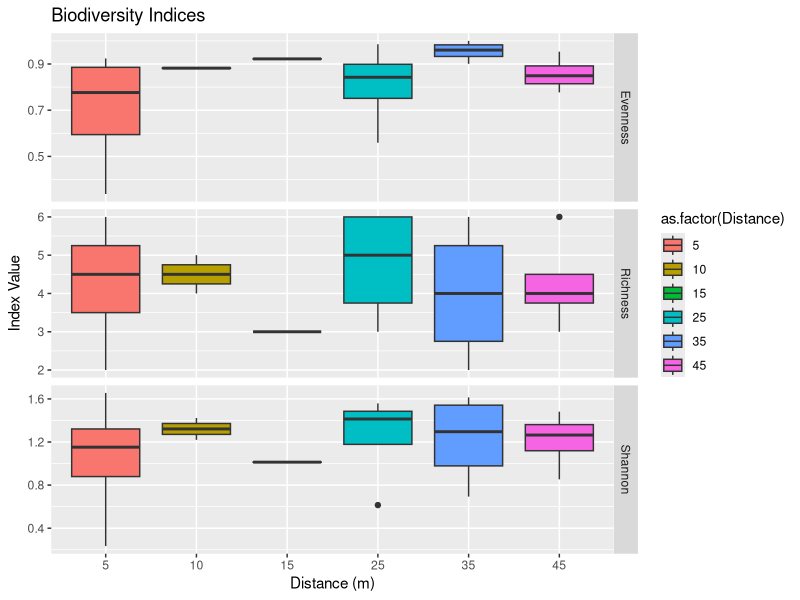

This chart was generated by the following R code:
##### Indices of Biodiversity and Species Percent Cover from Vegetation Transect Data #####

# if this is your first time using these packages, you must install them first, otherwise skip this or comment this out
install.packages('ggplot2')
install.packages('tidyr')
install.packages('dplyr')

# load the packages we'll need to work with
library(ggplot2)
library(tidyr)
library(dplyr)

# Set working directory to the folder that holds my data files
setwd("C:/Users/saweiss.LC/OneDrive - Lewis and Clark Community College/UI Field Course/UI-Field-Course-at-NGRREC/")

#### Read in Dataset ####
veg <- read.csv("vegetation_example.csv")

# inspect the data 
head(veg)

#### Calculating Indices of Biodiversity: Richness, Diversity, and Evenness ####

###### Species Richness ######

# calculating the number of species observed at each quadrat

richness <- veg %>% 
  group_by(Transect, Distance) %>% # designate the grouping variable(s)
  summarize(Richness = n()) # provide the formula, in this case, counting the rows (this is what 'n()' does)

richness # return the resulting data frame, which summarizes species richness at each quadrat along each transect

###### Species Diversity - Shannon-Wiener ######

diversity <- veg %>%
  group_by(Transect, Distance) %>% # designate the grouping variable(s)
  summarize(N = sum(Percent_Cover), # provide formula for calculating N (overall sum of individuals)
            Shannon = -sum((Percent_Cover/sum(Percent_Cover))*log(Percent_Cover/sum(Percent_Cover)))) #provide the formula for the Shannon index, being mindful of where you place your parentheses.

diversity # return the summarized data

###### Species Evenness ######

# join the diversity and richness data frames
bio_indices <- left_join(diversity, richness) # if not specified, will join based on a commonly named variable(s), here, those variables are 'Distance' and Transect'.
bio_indices # return the resulting joined dataset

# calculate evenness
bio_indices$Evenness <- bio_indices$Shannon/log(bio_indices$Richness) # assigning the resulting evenness calculations to a new variable called 'Evenness'
bio_indices # return the updated data frame

# calculate averages by distance along transects
bio_indices_avg <- bio_indices %>%
  group_by(Distance) %>% # grouping variable is just distance since we are averaging by transect
  summarize(avg_Richness = mean(Richness), avg_Shannon = mean(Shannon), avg_Evenness = mean(Evenness))

#### Plotting the results ####

# first, we need to transform the data such that each observed index value is its own row, and we move the index names to one column. This is known as a 'long' format data frame
bio_indices_long <- pivot_longer(bio_indices, cols = Shannon:Evenness, names_to = "Index")

# Create a bar plot of the three indices, comparing sites
bioplot <- ggplot(data=bio_indices_long, aes(x=as.factor(Distance), y=value, fill=as.factor(Distance))) + # indicates the dataframe to use, the x axis variable (Site), y axis variable (value), and grouping variable (Site) for colors
  geom_boxplot() + # specifies type of plot
  facet_grid(rows=vars(Index), scales = "free_y") + # separates each index to its own plot in its own row
  ggtitle("Biodiversity Indices") + # title 
  xlab("Distance (m)") + # x axis label
  ylab("Index Value") #y axis label

bioplot 

#### Average and Relative Percent Cover by Species ####

# We'll want to add in some 0 values to account for not every species being in every quadrat. To do that we'll transform the dataframe into a 'wide' format, with each species now having its own column

veg_wide <- pivot_wider(veg, id_cols = c(Transect, Distance), names_from = Species, values_from = Percent_Cover, values_fill = 0) # we make sure to set values_fill equal to zero so that non observations are counted as '0'.

# we can now move back to long format to finish summarizing. You should notice that our new dataframe is longer than the original 'veg' dataframe since we have now added in those zero observations
veg_wzeros <- pivot_longer(veg_wide, cols = `Phalaris arundinacea`:`Stellaria media`, names_to = "Species", values_to = "Percent_Cover")

head(veg_wzeros)

# what is the total percent cover across all quadrats?
tot_cover <- sum(veg_wzeros$Percent_Cover) # assign the value to an object so we can reference later

# summarizing average and relative percent covers by species
avg_perc_cov <- veg_wzeros %>%
  group_by(Species) %>% # this time our grouping variable is "Species"
  summarize(Avg_Perc_Cover = mean(Percent_Cover), 
            Rel_Perc_Cover = (sum(Percent_Cover)/tot_cover)*100) 
head(avg_perc_cov)

# saving as a csv to my working directory
write.csv(avg_perc_cov, "Percent_Cover_by_Species.csv")

